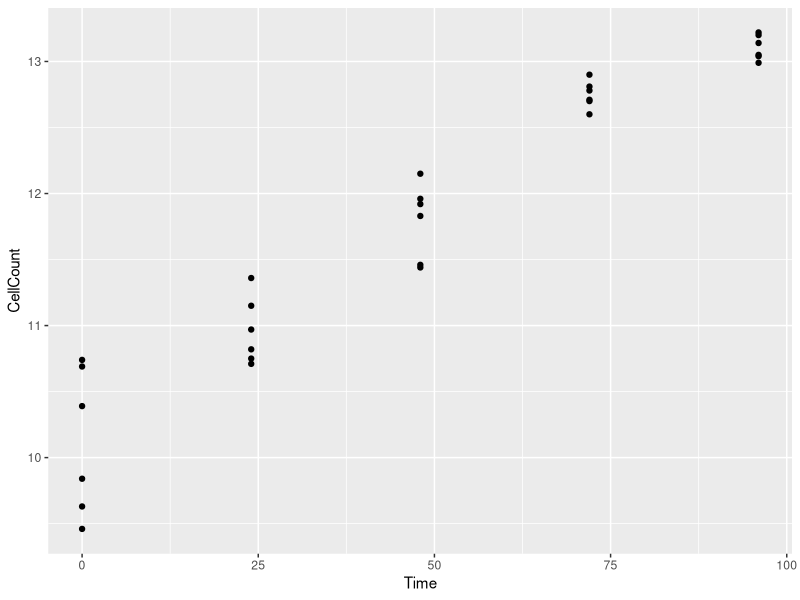
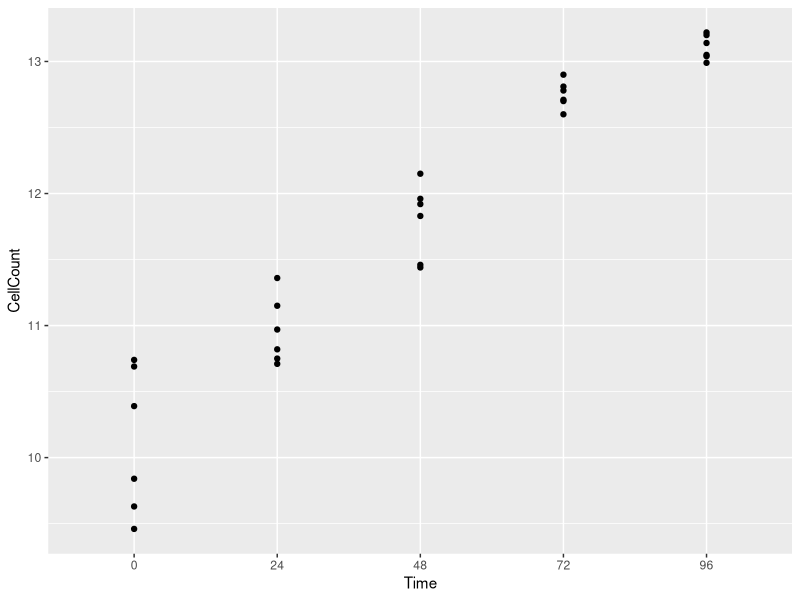
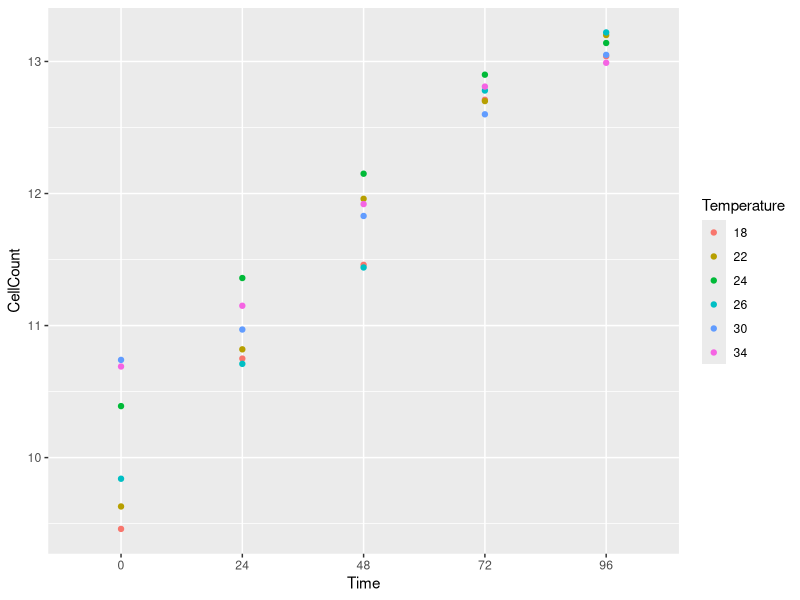
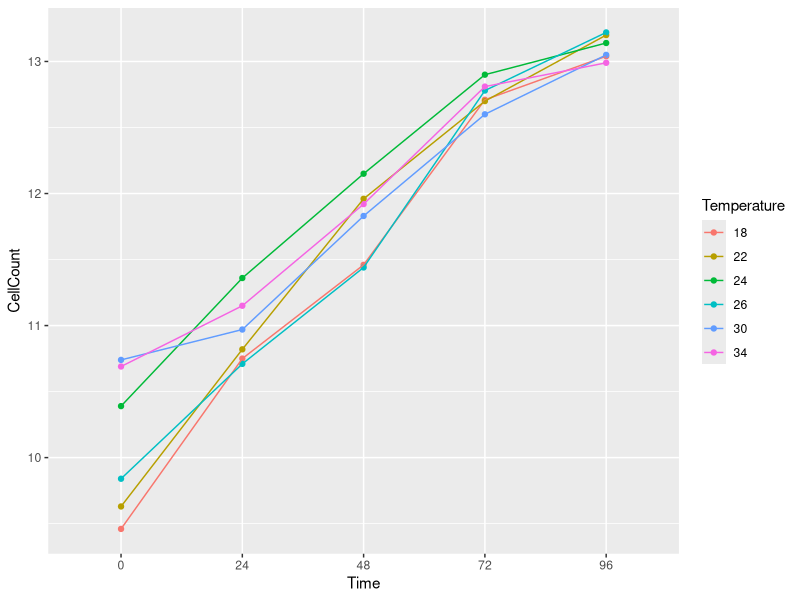
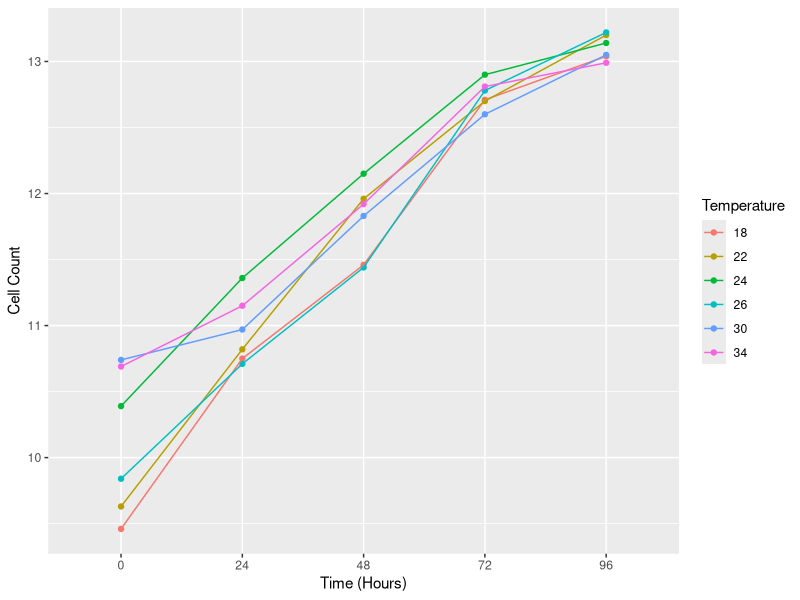
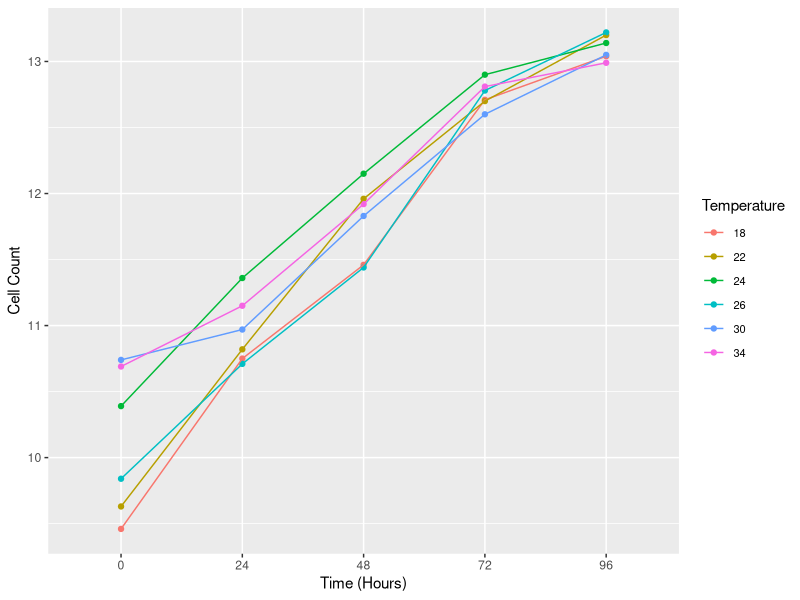
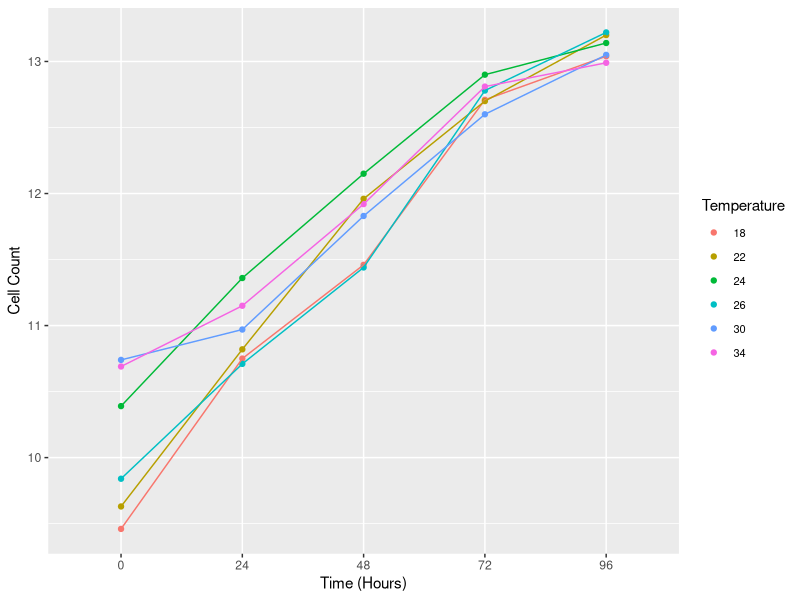
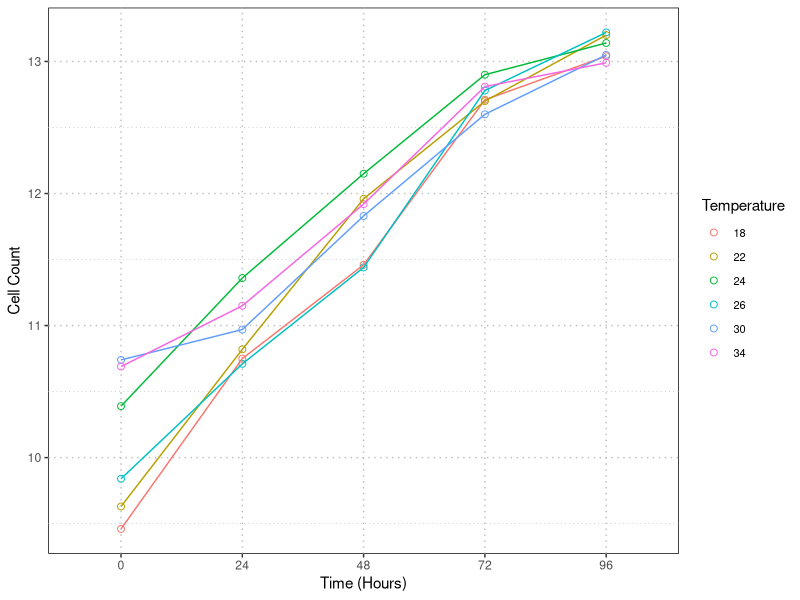

Here is the R script that generated these plots, in order:
#---- nRc: Advanced Visualization----
# Today we will be playing around with some of the different aesthetics within ggplot2.


#---- Install packages and Load Packages ----
# When you open R Studio, make sure in the top right corner you are still opened 
# under the same project that you created previously. If not, click on the cube and 
# open your corresponding R project. Again, download the script and
# data set and add them to the file folder that you created your project folder in. 

# Install packages -- if you already installed these packages, you do not need 
# to install them again. All you need to do is load the packages.

# Install packages
install.packages("tidyverse")

# Load packages 
library("tidyverse")

#---- Read the csv file ----

# Read in the csv file with the data we will be using.
data <- read.csv("growth.csv")
data


#---- Growth Curves----

# In this section, we will learn how to graph growth curves in ggplot2 with the same species 
# under multiple conditions.

# List Time and Temperature as factors. This is important in this case because time and 
# temperature are both numbers, so R will likely treat them as "numeric" unless 
# otherwise stated. 
Time <- as.factor(data$Time)
CellCount <- as.numeric(data$CellCount)
Temperature <- as.factor(data$Temperature)

# Let's graph Cell Count over time. This is the format I used last week, which is easy for
# simple graphs.
ggplot(data, aes(Time, CellCount)) +
  geom_point()

# You'll notice that I use a slightly different format using ggplot() this week. This is 
# much better as graphs start to get more complex with multiple lines, multiple points, etc.
# and it will give you the SAME graph as above. 
ggplot() +
  geom_point(aes(Time, CellCount))

# How do you change colours based on temperature using the new ggplot() format?

ggplot() +
  geom_point(aes(Time, CellCount, color = Temperature))

# Let's add a line to connect the points based on Temperature using the geom_line()
# function. Make sure to also colour the line -- the default will be black unless 
# you specify otherwise. To do this, you also need to identify the "group" in the geom_line()
# function, which in this case, is Temperature. 

ggplot() +
  geom_point(aes(Time, CellCount, color = Temperature)) +
  geom_line(aes(Time, CellCount, group = Temperature, color = Temperature))

# You can customize almost everything in this graph when using ggplot() -- the legend, 
# axis titles, background, point size, font size, labels, colours, etc. 
# Today we will start to learn some of the adjustments!

# Let's customize x- and y- labels with the xlab() and ylab() functions.  
ggplot() +
  geom_point(aes(Time, CellCount, color = Temperature)) +
  geom_line(aes(Time, CellCount, group = Temperature, color = Temperature)) +
  xlab("Time (Hours)") +
  ylab("Cell Count") 

# Let's customize the legend. You can adjust the location, background, font sizes, etc. 
# This is done easily with the theme() function. Use the help function to find out more
# about what arguments are possible within the theme() function. For now, we will focus
# on the legend arguments only. 

?theme()

ggplot() +
  geom_point(aes(Time, CellCount, color = Temperature)) +
  geom_line(aes(Time, CellCount, group = Temperature, color = Temperature)) +
  xlab("Time (Hours)") +
  ylab("Cell Count") +
  theme(legend.direction ="vertical", # vertical, horizontal 
        legend.position = "right", # left, right, bottom, top, none 
        legend.background = element_rect(fill="white"), # This makes the background of the entire legend area white . 
        legend.title = element_text(colour="black", size=11, face="plain"), # Customize legend title text --> face options: plain, bold, italic, bold-italic
        legend.text = element_text(colour="black", size = 8, face = "plain"), # Customize legend text for the points
        legend.text.align = 0, # Alignment of legend labels -- 0 = left, 1 = right 
        legend.key=element_blank(),# Background underneath legend keys -- erases the grey background behind each point.
        legend.title.align = 0) # Alignment of legend title -- 0 = left, 1 = right 
  
# As you can see in the legend right now, there is a line through each of the points. What if 
# I wanted to get rid of that line? Use the logical argument show.legend (TRUE or FALSE) 
# to specify if you want the points or lines included in the graph. The default is TRUE unless
# otherwise specified, so you can add show.legend = TRUE to the geom_point() function 
# or leave it blank. 

ggplot() +
  geom_point(aes(Time, CellCount, color = Temperature), show.legend = TRUE) +
  geom_line(aes(Time, CellCount, group = Temperature, color = Temperature), show.legend = FALSE) +
  xlab("Time (Hours)") +
  ylab("Cell Count") +
  theme(legend.direction ="vertical", 
        legend.position = "right",
        legend.background = element_rect(fill="white"),
        legend.title = element_text(colour="black", size=11, face="plain"), 
        legend.text = element_text(colour="black", size = 8, face = "plain"), 
        legend.text.align = 0, 
        legend.key=element_blank(),
        legend.title.align = 0) 

# Now let's play around with the background. You can change the grid lines, background colour, 
# and more -- all within the same theme() function that we used to customize the legend. 

ggplot() +
  geom_point(aes(Time, CellCount, color = Temperature), show.legend = TRUE, size = 2, shape = 1) +
  geom_line(aes(Time, CellCount, group = Temperature, color = Temperature), show.legend = FALSE) +
  xlab("Time (Hours)") +
  ylab("Cell Count") +
  theme(legend.direction ="vertical", 
        legend.position = "right",
        legend.background = element_rect(fill="white"),
        legend.title = element_text(colour="black", size=11, face="plain"), 
        legend.text = element_text(colour="black", size = 8, face = "plain"), 
        legend.text.align = 0, 
        legend.key=element_blank(),
        legend.title.align = 0, 
        panel.background = element_rect(fill="white",colour="black",size=0.5,linetype="solid"), # "fill" is the background colour, the other arguments are related to the box around the graph.
        panel.grid.major = element_line(size = 0.5, linetype = "dotted", colour = "grey"), # Customizes the major grid lines in the background 
        panel.grid.minor = element_line(size = 0.25, linetype = 'dotted', colour = "grey")) # Customizes the minor grid lines in the background 
       

# "Linetype" options: solid, dotted, dashed, dotdash, longdash, twodash
  

# Now, let's change the colours of lines for each temperature manually. For this, we will 
# pick specific colours to improve the visualisation and understanding of the graph  
  
ggplot() +
  geom_point(aes(Time, CellCount, color = Temperature), show.legend = TRUE, size = 4, shape = 19, alpha = 0.4) +
  geom_line(aes(Time, CellCount, group = Temperature, color = Temperature), show.legend = FALSE, size = 0.75) +
  scale_color_manual(values = c('#4CACBC', '#5FD068', '#FEF9A7', '#FAC213','#F77E21','#D61C4E')) +
  xlab("Time (Hours)") +
  ylab("Cell Count") +
  theme(legend.direction ="vertical", 
        legend.position = "right",
        legend.background = element_rect(fill="white"),
        legend.title = element_text(colour="black", size=11, face="plain"), 
        legend.text = element_text(colour="black", size = 8, face = "plain"), 
        legend.text.align = 0, 
        legend.key=element_blank(),
        legend.title.align = 0, 
        text=element_text(family="mono"), #here you can change the font used in this graph
        panel.background = element_rect(fill="white",colour="grey",size=1.2,linetype="solid"), # "fill" is the background colour, the other arguments are related to the box around the graph.
        panel.grid.major = element_line(size = 0.25, linetype = "dashed", colour = "lightgrey"), # Customizes the major grid lines in the background 
        panel.grid.minor = element_line(size = 0.25, linetype = 'dotted', colour = "lightgrey")) # Customizes the minor grid lines in the background   



# Let's prepare our final graph

ploty <- ggplot() +
                geom_point(aes(Time, CellCount, color = Temperature), show.legend = TRUE, size = 4, shape = 19, alpha = 0.4) +
                geom_line(aes(Time, CellCount, group = Temperature, color = Temperature), show.legend = FALSE, size = 0.75) +
                 scale_color_manual(values = c('#4CACBC', '#5FD068', '#F2E727', '#FAC213','#F77E21','#D61C4E')) +
                 xlab("Time (Hours)") +
                 ylab("Cell Count") +
                 theme(legend.direction ="vertical", 
                          legend.position = "right",
                          legend.background = element_rect(fill="white"),
                          legend.title = element_text(colour="black", size=11, face="plain"), 
                          legend.text = element_text(colour="black", size = 8, face = "plain"), 
                          legend.text.align = 0, 
                          legend.key=element_blank(),
                          legend.title.align = 0, 
                          text=element_text(family="mono"), # Here you can change the font used in this graph
                          panel.background = element_rect(fill="white",colour="grey",size=1.2,linetype="solid"),
                          panel.grid.major = element_line(size = 0.25, linetype = "dashed", colour = "lightgrey"), 
                          panel.grid.minor = element_line(size = 0.25, linetype = 'dotted', colour = "lightgrey")) 

  
# Let's look at our graph and make final changes

ploty


# Save your file in png or pdf format with additional specification (width, height, scale, 
# pixels, units). This is an alternative that allows for more (and better) customization
# compared to the "export" button. 

ggsave("graph_lesson3.png", ploty, width = 15, height = 10, dpi = 300)

ggsave("graph_lesson3.pdf", ploty, width = 15, height = 10, dpi = 300)


#---- Creating a BARPLOT with the same data ----


# What's the mean number of cells for each time?

mean_data <- data %>%
  group_by(Time) %>%
  summarize(mean_cells = mean(CellCount))


View(mean_data)

# Here, we create a barplot based on mean_data


ggplot(mean_data) +
  geom_bar( aes(x=Time, y=mean_cells), stat="identity", fill="skyblue", alpha=0.7) +
  theme_minimal()
  

# HOMEWORK 22 June 2022
# Customize this plot at your liking. Change axes, theme, titles, colours, legend, 
# font or create error bars if you want. You can even try something similar with your own data. 
# Send your best plots by email to Jenna and Solenn!!
  
